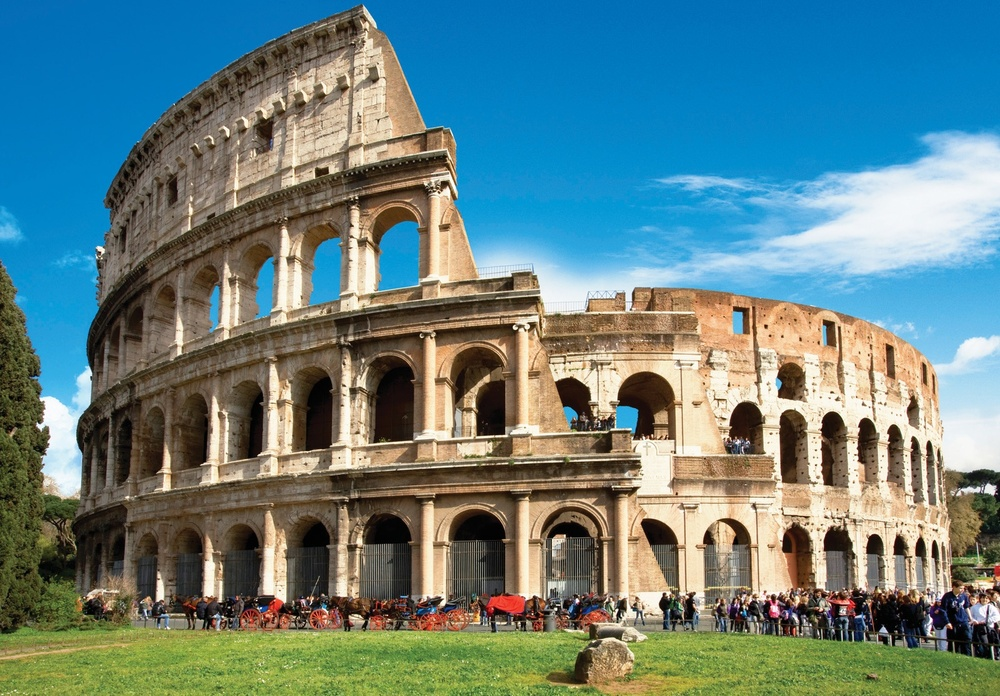
#> input picture italiya-rim-fotografii-2.jpg, 1000 x 696 px, shrunk from 1600 x 1114 before the run, found by its file name
$ python labSavelyva2.py
#> lines starting #> are read from the running program, lines starting #| are printed output that depends on the picture
import os
from PIL import Image, ImageFilter

base = "Lab2_Media/data"
filename = input("Введите имя файла (image1.jpg или image2.png): ")
#> the answer given: italiya-rim-fotografii-2.jpg
filepath = os.path.join(base, "input", filename)

if not os.path.exists(filepath):
    print("Ошибка: Файл не найден")
    exit()


if filename == "image2.png":
    print("Ошибка: Нет прав на чтение файла image2.png. Обратитесь к администратору")
    # Записываем ошибку в лог
    with open(os.path.join(base, "logs/history.txt"), "a", encoding="UTF-8") as log:
        log.write(f"Файл: {filename} | Статус: Ошибка доступа\n")
    exit()

print("Выберите фильтр:")
print("1 - Контуры (Кэнни)")
print("2 - Баланс белого (Серый мир)")
choice = input("Введите 1 или 2: ")
#> the answer given: 1

img = Image.open(filepath)
#> img is the input picture: PIL image 1000x696 RGB; mean R, G, B 101.9, 130.2, 130.1
img = img.convert("RGB")

if choice == "1":
    gray = img.convert("L")
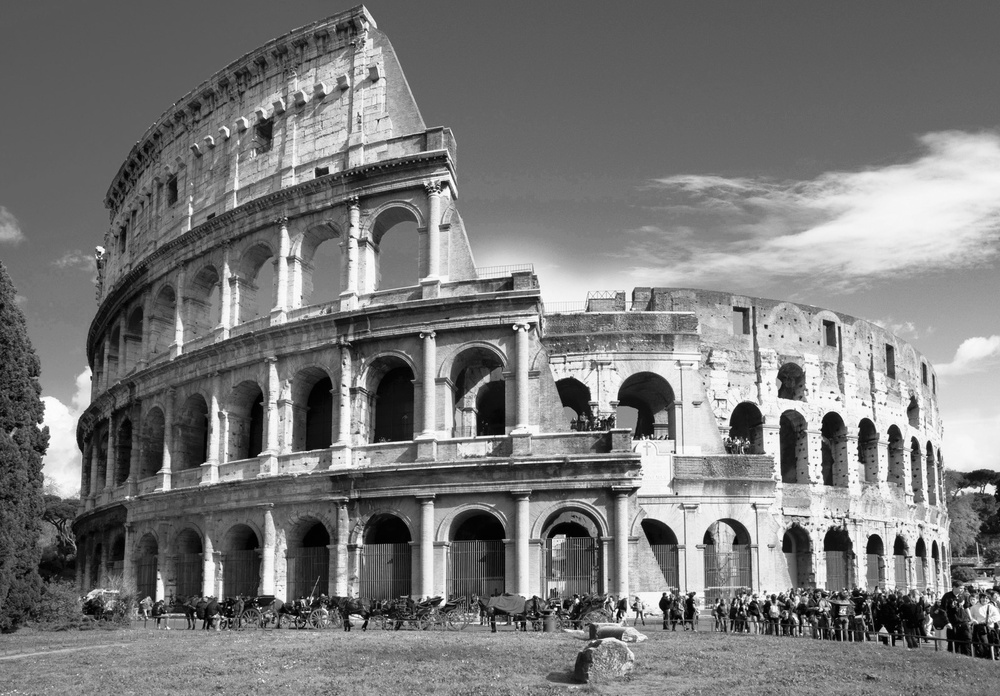
#> gray: PIL image 1000x696 L; min 0, max 255, mean 121.7
    blur = gray.filter(ImageFilter.GaussianBlur(radius=2))
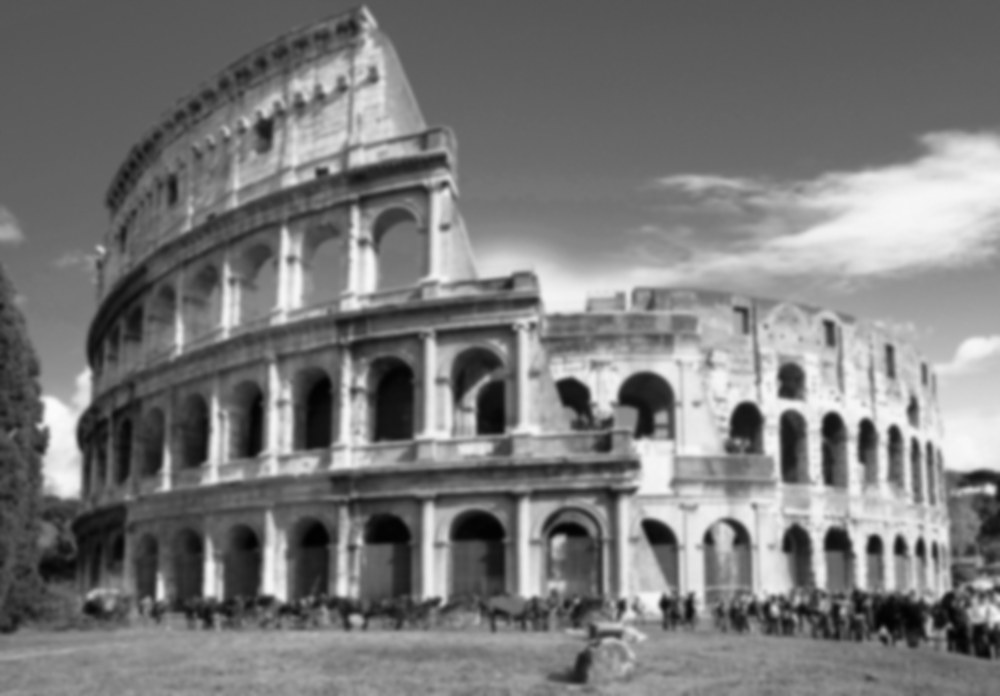
#> blur: PIL image 1000x696 L; min 2, max 251, mean 121.7
    result = blur.filter(ImageFilter.FIND_EDGES)
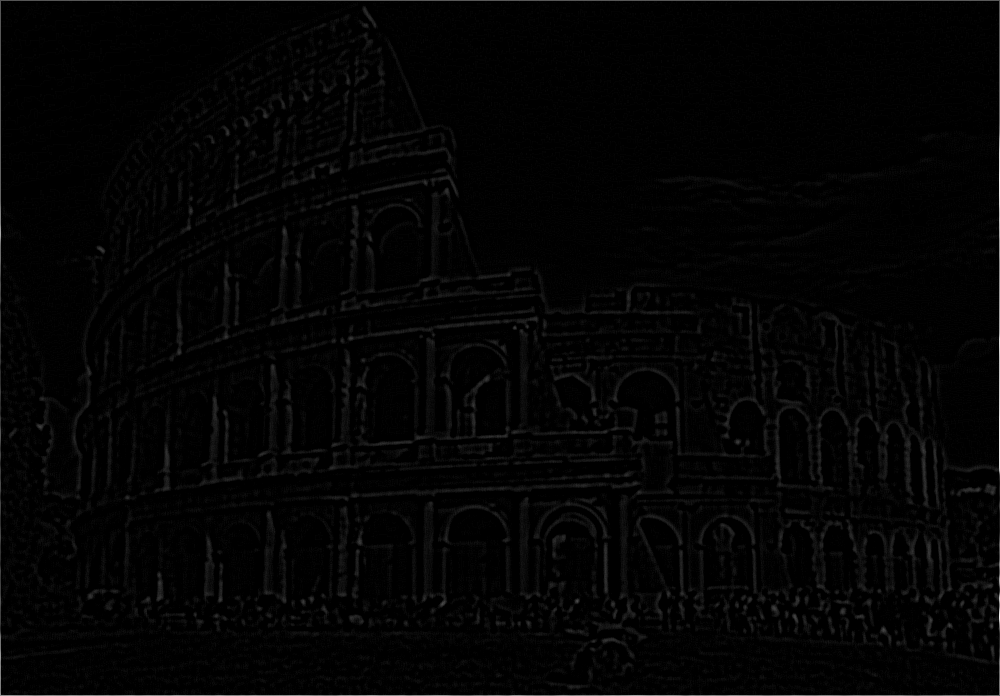
#> result: PIL image 1000x696 L; min 0, max 245, mean 3.7
    filter_name = "Кэнни"

elif choice == "2":
    width, height = img.size

    sum_r = 0
    sum_g = 0
    sum_b = 0

    for x in range(width):
        for y in range(height):
            r, g, b = img.getpixel((x, y))
            sum_r += r
            sum_g += g
            sum_b += b

    total_pixels = width * height
    avg_r = sum_r / total_pixels
    avg_g = sum_g / total_pixels
    avg_b = sum_b / total_pixels

    avg_all = (avg_r + avg_g + avg_b) / 3

    result = Image.new("RGB", (width, height))

    for x in range(width):
        for y in range(height):
            r, g, b = img.getpixel((x, y))
            new_r = int(r * (avg_all / avg_r))
            new_g = int(g * (avg_all / avg_g))
            new_b = int(b * (avg_all / avg_b))

            new_r = max(0, min(255, new_r))
            new_g = max(0, min(255, new_g))
            new_b = max(0, min(255, new_b))

            result.putpixel((x, y), (new_r, new_g, new_b))

    filter_name = "Серый мир"

else:
    print("Неверный выбор")
    exit()


out_path = os.path.join(base, "output", "result.jpg")
result.save(out_path)
print(f"Готово! Картинка сохранена: {out_path}")

with open(os.path.join(base, "logs/history.txt"), "a", encoding="UTF-8") as log:
    log.write(f"Файл: {filename} | Фильтр: {filter_name} | Статус: Успешно\n")

$ run again, on Frame 1.jpg
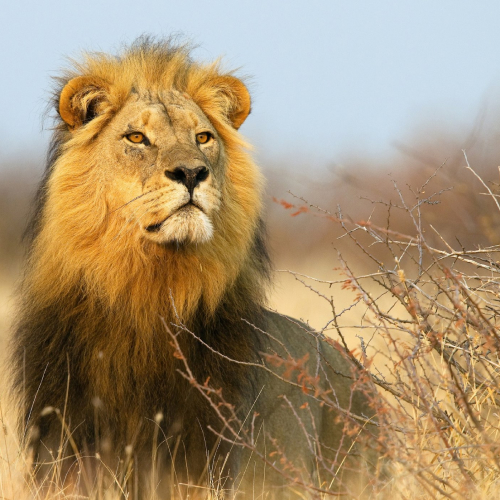
#> input picture Frame 1.jpg, 500 x 500 px, found by its file name
#> img is the input picture: PIL image 500x500 RGB; mean R, G, B 165.7, 143.8, 111.4
#> `blur = gray.filter(ImageFilter.GaussianBlur(radius=2))`:
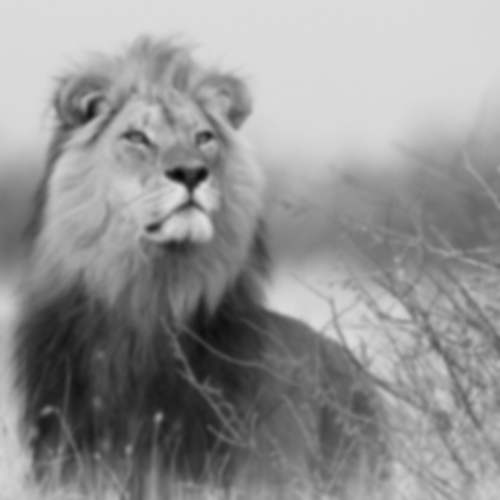
#> blur: PIL image 500x500 L; min 6, max 223, mean 146.7
#> `result = blur.filter(ImageFilter.FIND_EDGES)`:
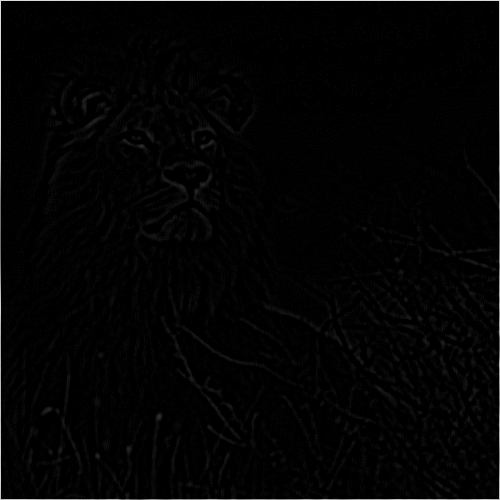
#> result: PIL image 500x500 L; min 0, max 220, mean 3.5

$ run again, on Frame 3.jpg
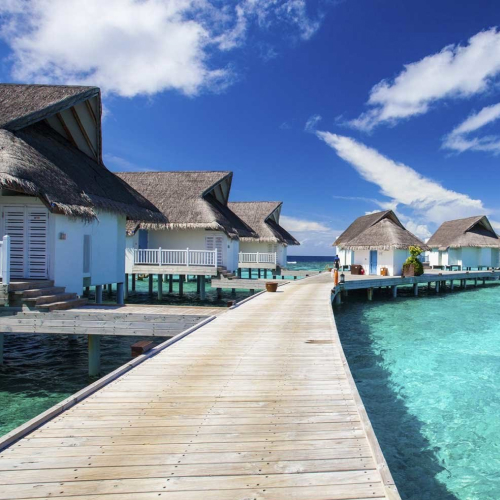
#> input picture Frame 3.jpg, 500 x 500 px, found by its file name
#> img is the input picture: PIL image 500x500 RGB; mean R, G, B 124.7, 144.5, 166.5
#> `blur = gray.filter(ImageFilter.GaussianBlur(radius=2))`:
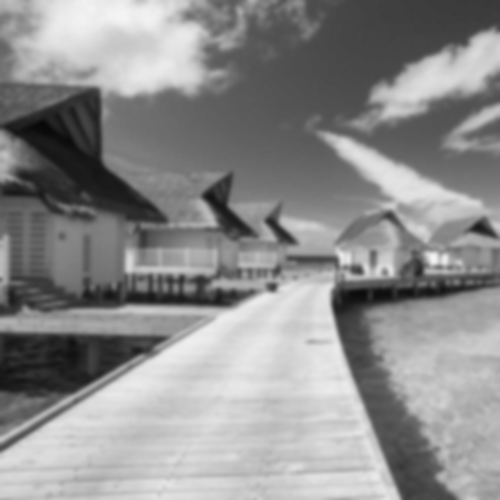
#> blur: PIL image 500x500 L; min 7, max 245, mean 141.1
#> `result = blur.filter(ImageFilter.FIND_EDGES)`:
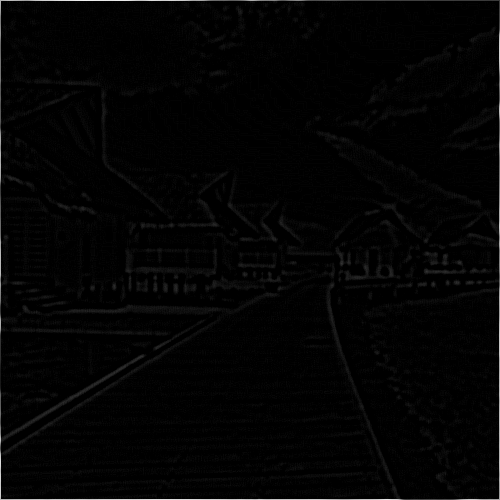
#> result: PIL image 500x500 L; min 0, max 240, mean 3.6
